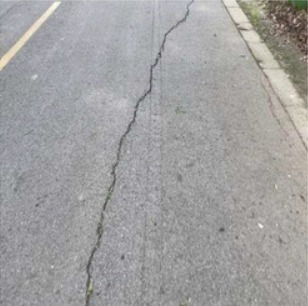
#> input picture crack_detection_project/images/WhatsApp Image 2026-05-10 at 1.27.53 PM (1).jpeg, 308 x 306 px; its folder holds only this picture in this run
$ python step6_segmentation.py
#> lines starting #> are read from the running program, lines starting #| are printed output that depends on the picture; after the words box and inside, x2 and y2 are one past the last pixel; in counts of white or black regions, pixels touching at a corner belong together
"""
Step 6: Segmentation
Applies Otsu's and Adaptive Thresholding to equalized images.
"""
import cv2
import numpy as np
import matplotlib.pyplot as plt
import os
import glob
import sys

os.makedirs("output_figures", exist_ok=True)
image_paths = sorted(glob.glob("images/*.jpg") + glob.glob("images/*.jpeg"))
if not image_paths:
    print("No images found in images/ directory. Please add .jpg images and run again.")
    sys.exit()

for idx, path in enumerate(image_paths, 1):
    img = cv2.imread(path)
#> img is the input picture: shape (306, 308, 3); mean B, G, R 160.6, 160.5, 161.3
    if img is None: continue
    resized = cv2.resize(img, (512, 512))
    gray = cv2.cvtColor(resized, cv2.COLOR_BGR2GRAY)

    # Preprocess: Histogram Equalization
    enhanced = cv2.equalizeHist(gray)
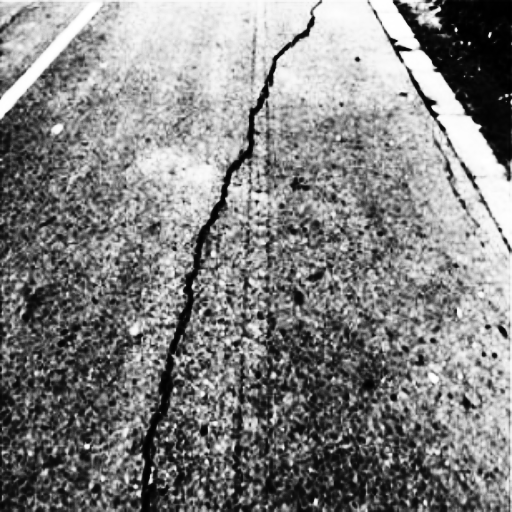
#> enhanced: shape (512, 512); min 0, max 255, mean 130.1

    # Otsu's Thresholding
    _, otsu = cv2.threshold(enhanced, 0, 255, cv2.THRESH_BINARY + cv2.THRESH_OTSU)
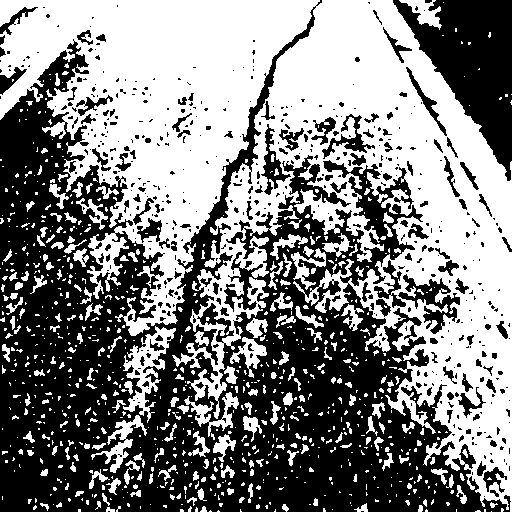
#> otsu: shape (512, 512); 51.1% white; 544 black regions (416 under 20 px), largest, box (x1, y1, x2, y2) and area: (0, 0, 511, 512) 104439, (393, 0, 512, 181) 10274, (398, 274, 460, 334) 1279

    # Adaptive Thresholding
    adaptive = cv2.adaptiveThreshold(enhanced, 255, cv2.ADAPTIVE_THRESH_GAUSSIAN_C, cv2.THRESH_BINARY, 11, 2)
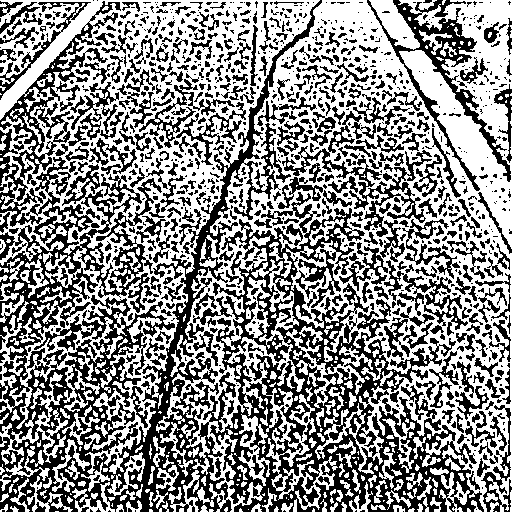
#> adaptive: shape (512, 512); 55% white; 1132 black regions (686 under 20 px), largest, box (x1, y1, x2, y2) and area: (0, 0, 484, 512) 69315, (367, 0, 511, 191) 4010, (282, 111, 432, 237) 2853

    # Improve segmentation quality (morphological noise removal)
    kernel = np.ones((3, 3), np.uint8)
    improved_adaptive = cv2.morphologyEx(adaptive, cv2.MORPH_OPEN, kernel)
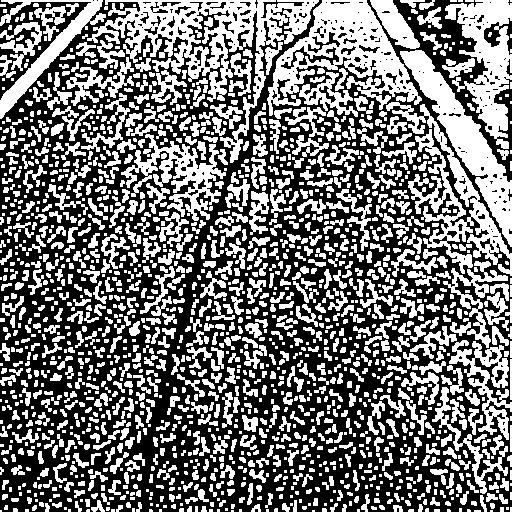
#> improved_adaptive: shape (512, 512); 45.1% white; 1747 white regions (670 under 20 px), largest, box (x1, y1, x2, y2) and area: (87, 0, 319, 163) 9141, (267, 0, 422, 116) 6887, (400, 50, 512, 247) 5176

    plt.figure(figsize=(20, 5))

    plt.subplot(141)
    plt.imshow(enhanced, cmap='gray')
    plt.title("Enhanced Grayscale")
    plt.axis('off')

    plt.subplot(142)
    plt.imshow(otsu, cmap='gray')
    plt.title("Otsu Result\n(Identify: Over/Under-segmentation)")
    plt.axis('off')

    plt.subplot(143)
    plt.imshow(adaptive, cmap='gray')
    plt.title("Adaptive Result\n(Detail preserved, noisy)")
    plt.axis('off')

    plt.subplot(144)
    plt.imshow(improved_adaptive, cmap='gray')
    plt.title("Improved Adaptive\n(Noise removal & Detail preservation)")
    plt.axis('off')

    plt.suptitle(f"Image {idx}: Segmentation\nAnalyze: Adaptive prevents Otsu's over/under-segmentation. Morphological opening improves quality by removing noise while preserving crack details.")
    plt.tight_layout()
    plt.savefig(f"output_figures/step6_segmentation_img{idx}.png")
    plt.show()

$ run again, on crack_detection_project/images/WhatsApp Image 2026-05-10 at 1.27.53 PM (5).jpeg
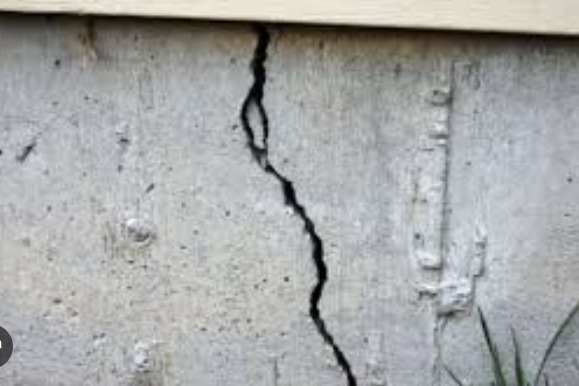
#> input picture crack_detection_project/images/WhatsApp Image 2026-05-10 at 1.27.53 PM (5).jpeg, 579 x 386 px
#> img is the input picture: shape (386, 579, 3); mean B, G, R 166.9, 167.2, 165.9
#> `_, otsu = cv2.threshold(enhanced, 0, 255, cv2.THRESH_BINARY + cv2.THRE..`:
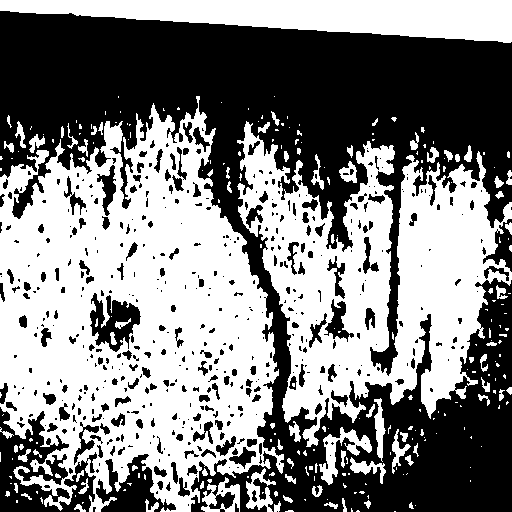
#> otsu: shape (512, 512); 51.4% white; 507 black regions (340 under 20 px), largest, box (x1, y1, x2, y2) and area: (0, 11, 512, 512) 105286, (0, 407, 97, 512) 4912, (96, 454, 176, 512) 2142
#> adaptive: shape (512, 512); 59.4% white; 1177 black regions (694 under 20 px), largest, box (x1, y1, x2, y2) and area: (96, 43, 353, 512) 15690, (342, 218, 481, 512) 7572, (364, 74, 512, 377) 7467
#> `improved_adaptive = cv2.morphologyEx(adaptive, cv2.MORPH_OPEN, kernel)`:
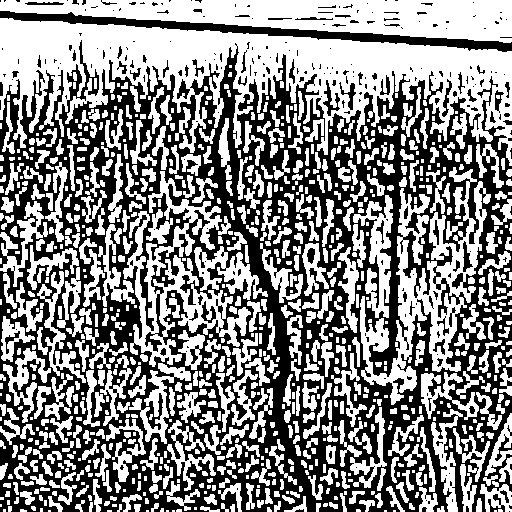
#> improved_adaptive: shape (512, 512); 52.9% white; 281 black regions (208 under 20 px), largest, box (x1, y1, x2, y2) and area: (0, 40, 512, 512) 114534, (0, 11, 512, 52) 3977, (323, 80, 340, 116) 207

$ run again, on crack_detection_project/images/WhatsApp Image 2026-05-10 at 1.27.53 PM (6).jpeg
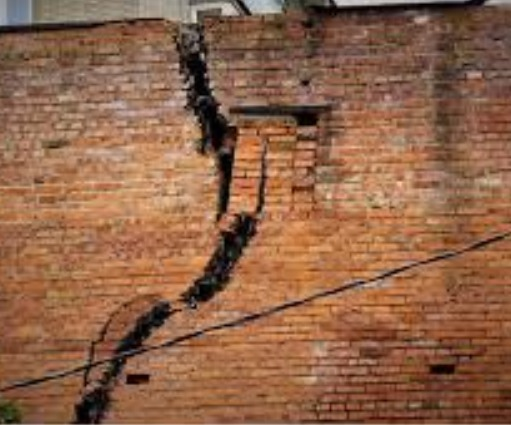
#> input picture crack_detection_project/images/WhatsApp Image 2026-05-10 at 1.27.53 PM (6).jpeg, 511 x 425 px
#> img is the input picture: shape (425, 511, 3); mean B, G, R 73.2, 100.1, 143.9
#> `_, otsu = cv2.threshold(enhanced, 0, 255, cv2.THRESH_BINARY + cv2.THRE..`:
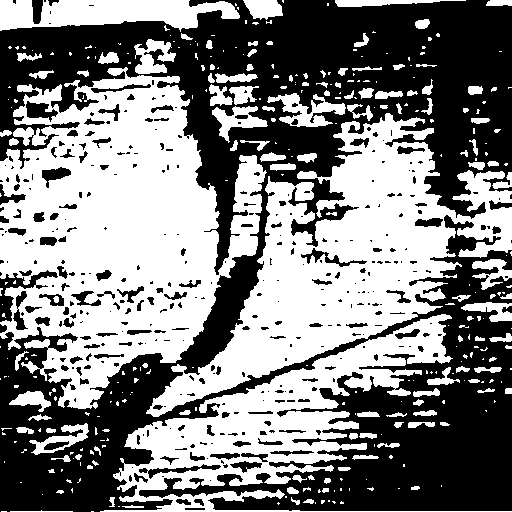
#> otsu: shape (512, 512); 50.4% white; 368 black regions (238 under 20 px), largest, box (x1, y1, x2, y2) and area: (0, 0, 512, 512) 118750, (0, 270, 58, 322) 771, (26, 101, 58, 122) 366
#> adaptive: shape (512, 512); 55% white; 695 black regions (382 under 20 px), largest, box (x1, y1, x2, y2) and area: (0, 0, 512, 511) 65174, (367, 120, 512, 296) 6439, (0, 79, 173, 179) 3084
#> `improved_adaptive = cv2.morphologyEx(adaptive, cv2.MORPH_OPEN, kernel)`:
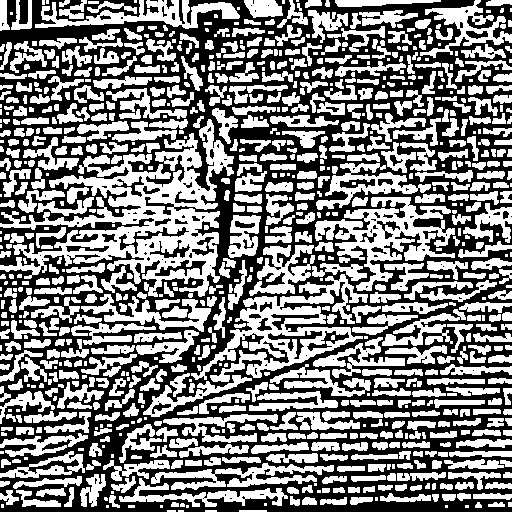
#> improved_adaptive: shape (512, 512); 50.3% white; 172 black regions (124 under 20 px), largest, box (x1, y1, x2, y2) and area: (0, 0, 512, 512) 122523, (0, 218, 154, 267) 1853, (467, 0, 512, 39) 729

$ run again, on crack_detection_project/images/WhatsApp Image 2026-05-10 at 1.27.53 PM (2).jpeg
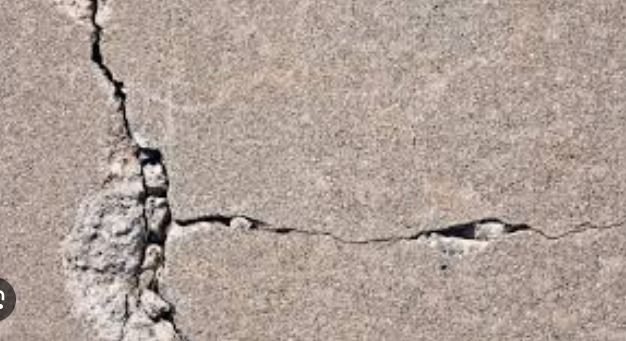
#> input picture crack_detection_project/images/WhatsApp Image 2026-05-10 at 1.27.53 PM (2).jpeg, 626 x 341 px
#> img is the input picture: shape (341, 626, 3); mean B, G, R 152, 160.2, 175.1
#> `_, otsu = cv2.threshold(enhanced, 0, 255, cv2.THRESH_BINARY + cv2.THRE..`:
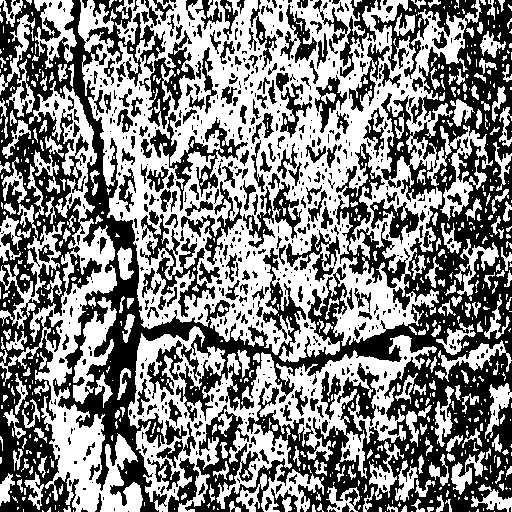
#> otsu: shape (512, 512); 51.1% white; 795 black regions (547 under 20 px), largest, box (x1, y1, x2, y2) and area: (0, 0, 512, 512) 90742, (150, 112, 248, 211) 1962, (86, 0, 165, 87) 1899
#> adaptive: shape (512, 512); 51.7% white; 815 black regions (495 under 20 px), largest, box (x1, y1, x2, y2) and area: (0, 0, 512, 512) 63161, (0, 97, 108, 512) 12400, (265, 172, 372, 323) 3420
#> `improved_adaptive = cv2.morphologyEx(adaptive, cv2.MORPH_OPEN, kernel)`:
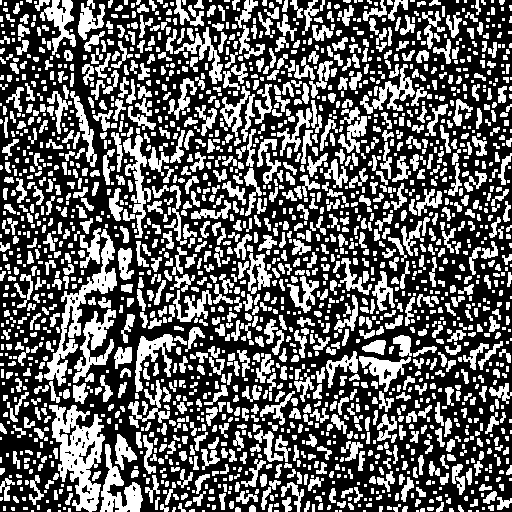
#> improved_adaptive: shape (512, 512); 38.4% white; 2025 white regions (817 under 20 px), largest, box (x1, y1, x2, y2) and area: (49, 405, 105, 512) 2924, (44, 229, 117, 386) 2152, (100, 444, 143, 512) 1189
